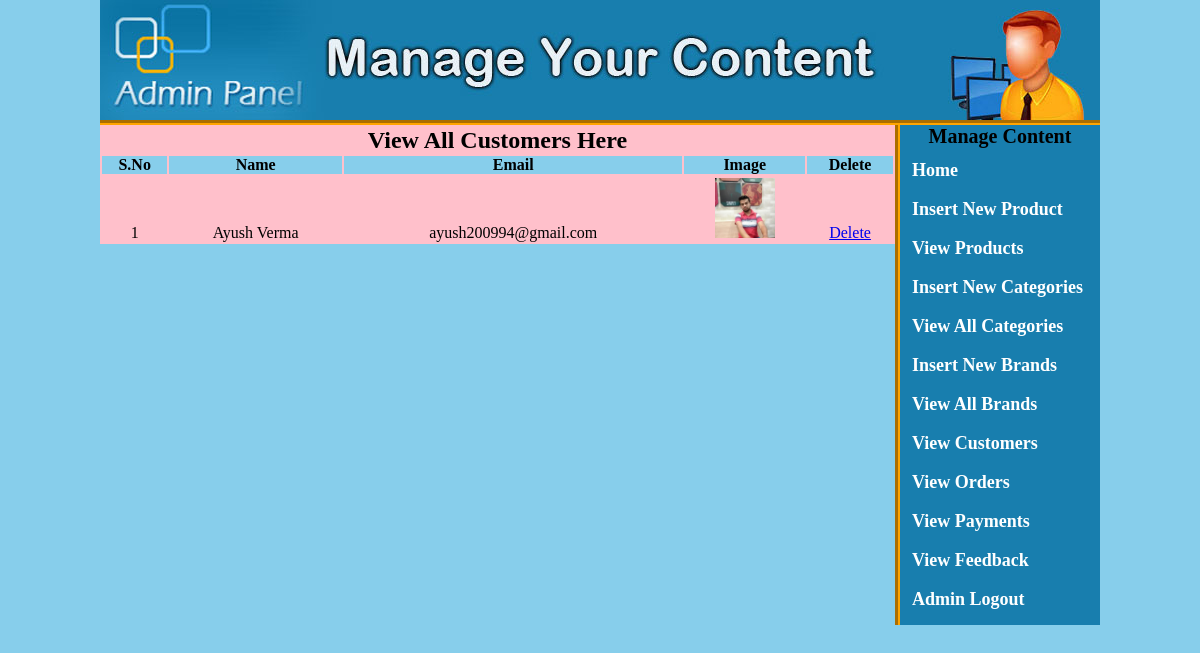
The app's page /admin_area/view_customers.php, older data.
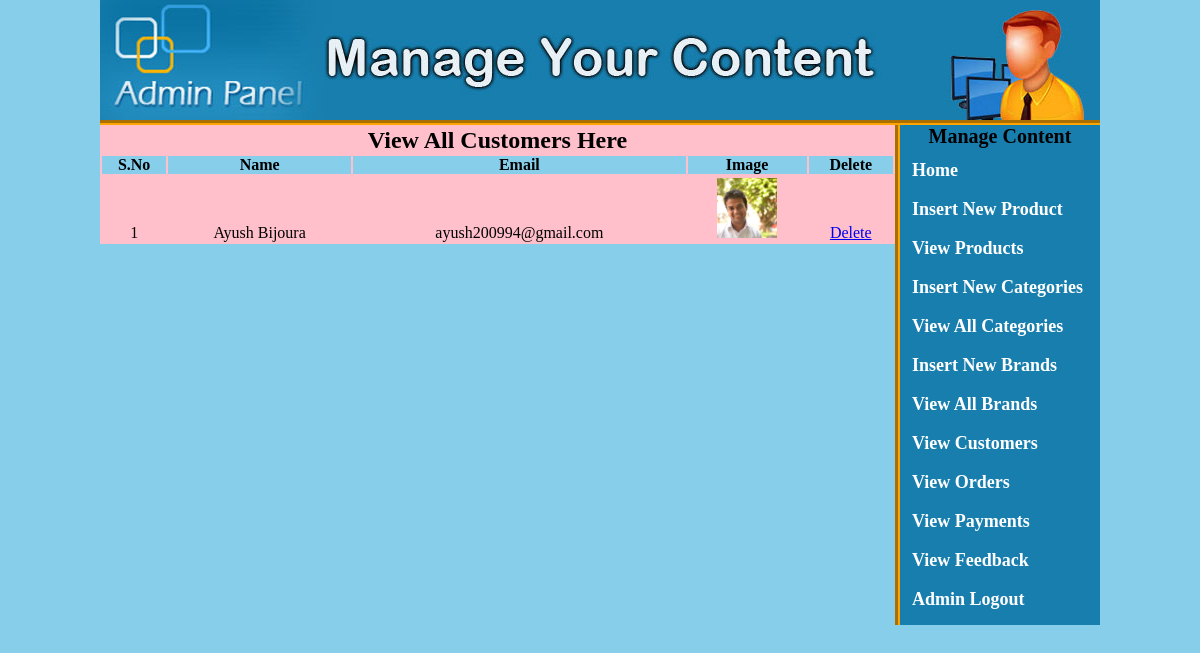
The same page, newer data.
### tables this page shows
CREATE TABLE IF NOT EXISTS `customers` (
  `customer_id` int(10) NOT NULL AUTO_INCREMENT,
  `customer_ip` varchar(255) NOT NULL,
  `customer_name` text NOT NULL,
  `customer_email` varchar(255) NOT NULL,
  `customer_pass` varchar(255) NOT NULL,
  `customer_country` text NOT NULL,
  `customer_city` text NOT NULL,
  `customer_contact` varchar(255) NOT NULL,
  `customer_address` varchar(300) NOT NULL,
  `customer_image` text NOT NULL,
  PRIMARY KEY (`customer_id`)
);

### admin_area/view_customers.php (the view, shortened to what this page needs)
<!doctype>
<html>
	<head>
	<link rel="stylesheet" href="styles/style.css" media="all"/>
	</head>
	<body>
	<div class="main_wrapper">
	<div id="header"></div>
	<div id="right">
	<p id="h"><b>Manage Content<b></p>
	<a href="index.php">Home</a>
	<a href="insert_product.php">Insert New Product</a>
	<a href="view_products.php">View Products</a>
	<a href="insert_cat.php">Insert New Categories</a>
	<a href="view_cats.php">View All Categories</a>
	<a href="index.php?insert_brand">Insert New Brands</a>
	<a href="index.php?view_brands">View All Brands</a>
	<a href="index.php?view_customers">View Customers</a>
	<a href="index.php?view_orders">View Orders</a>
	<a href="index.php?view_payments">View Payments</a>
	<a href="view_feedback.php">View Feedback</a>
	<a href="logout.php">Admin Logout</a>
	</div>
<table width="795" align="center" bgcolor="pink">
<tr align="center">
<td colspan="6"><h2><font style="font-weight:bold;">View All Customers Here</font></h2></td>
</tr>
<tr align="center" bgcolor="skyblue">
	<th><font style="font-weight:bold;">S.No</font></th>
	<th><font style="font-weight:bold;">Name</font></th>
	<th><font style="font-weight:bold;">Email</font></th>
	<th><font style="font-weight:bold;">Image</font></th>
	<th><font style="font-weight:bold;">Delete</font></th>
</tr>
<tr>
<?php
include("includes/db.php");
$get_c = "select * from customers";
$run_c = mysqli_query($con,$get_c);
$i = 0;
while($row_c = mysqli_fetch_array($run_c))
{
	$c_id = $row_c['customer_id'];
	$c_name = $row_c['customer_name'];
	$c_email = $row_c['customer_email'];
	$c_image = $row_c['customer_image'];
	$i++;
?>
<tr align="center">
	<td><?php echo $i;?></td>
	<td><?php echo $c_name;?></td>
	<td><?php echo $c_email;?></td>
	<td><img src="../customers/customer_images/<?php echo $c_image;?>" width="60" height="60"/></td>
	<td><a href="delete_c.php?delete_c=<?php echo $c_id; ?>">Delete</a></td>
</tr>
<?php } ?>
</table>

Row changes from the older to the newer data that the page shows:
removed customers: customer_name "Ayush Verma", customer_email "ayush200994@gmail.com", customer_image (picture)
added customers: customer_name "Ayush Bijoura", customer_email "ayush200994@gmail.com", customer_image (picture)
